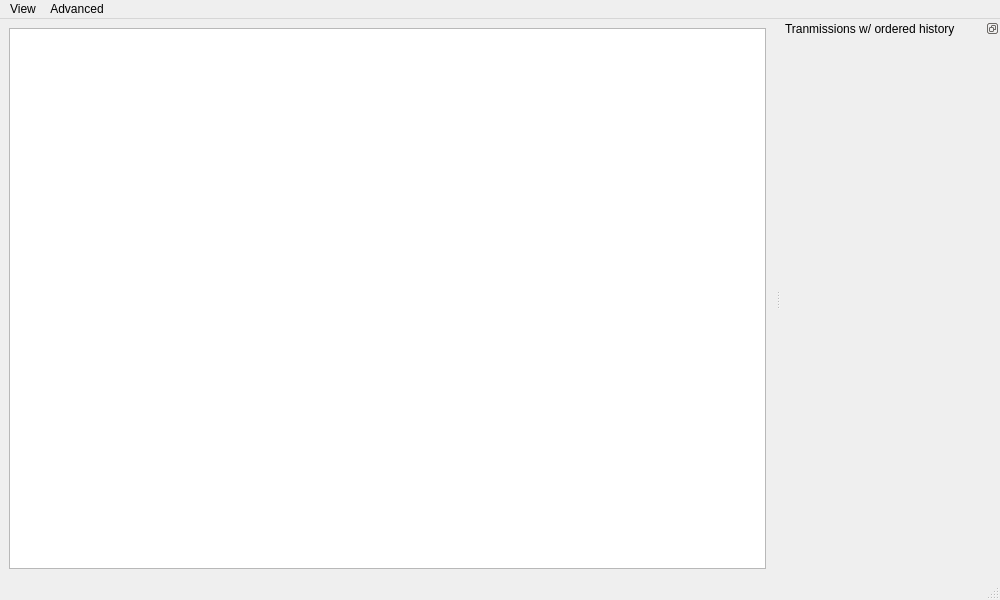
<?xml version="1.0" encoding="UTF-8"?>
<ui version="4.0">
 <class>MainWindow</class>
 <widget class="QMainWindow" name="MainWindow">
  <property name="geometry">
   <rect>
    <x>0</x>
    <y>0</y>
    <width>1000</width>
    <height>600</height>
   </rect>
  </property>
  <property name="windowTitle">
   <string>MainWindow</string>
  </property>
  <widget class="QWidget" name="centralwidget">
   <layout class="QGridLayout" name="gridLayout">
    <item row="0" column="0">
     <widget class="PlotWidget" name="graphicsView"/>
    </item>
   </layout>
  </widget>
  <widget class="QMenuBar" name="menubar">
   <property name="geometry">
    <rect>
     <x>0</x>
     <y>0</y>
     <width>1000</width>
     <height>23</height>
    </rect>
   </property>
   <widget class="QMenu" name="menuView">
    <property name="title">
     <string>View</string>
    </property>
    <addaction name="actionTranmissions_Tree"/>
   </widget>
   <widget class="QMenu" name="menuAdvanced">
    <property name="title">
     <string>Advanced</string>
    </property>
   </widget>
   <addaction name="menuView"/>
   <addaction name="menuAdvanced"/>
  </widget>
  <widget class="QStatusBar" name="statusbar"/>
  <widget class="QDockWidget" name="dockWidgetTransmissions">
   <property name="minimumSize">
    <size>
     <width>219</width>
     <height>36</height>
    </size>
   </property>
   <property name="features">
    <set>QDockWidget::DockWidgetFloatable|QDockWidget::DockWidgetMovable</set>
   </property>
   <property name="windowTitle">
    <string>Tranmissions w/ ordered history</string>
   </property>
   <attribute name="dockWidgetArea">
    <number>2</number>
   </attribute>
   <widget class="QWidget" name="dockWidgetContents"/>
  </widget>
  <action name="actionTranmissions_Tree">
   <property name="checkable">
    <bool>true</bool>
   </property>
   <property name="checked">
    <bool>true</bool>
   </property>
   <property name="text">
    <string>Tranmissions Tree</string>
   </property>
  </action>
 </widget>
 <customwidgets>
  <customwidget>
   <class>PlotWidget</class>
   <extends>QGraphicsView</extends>
   <header>pyqtgraphCore</header>
  </customwidget>
 </customwidgets>
 <resources/>
 <connections>
  <connection>
   <sender>actionTranmissions_Tree</sender>
   <signal>toggled(bool)</signal>
   <receiver>dockWidgetTransmissions</receiver>
   <slot>setVisible(bool)</slot>
   <hints>
    <hint type="sourcelabel">
     <x>-1</x>
     <y>-1</y>
    </hint>
    <hint type="destinationlabel">
     <x>890</x>
     <y>299</y>
    </hint>
   </hints>
  </connection>
 </connections>
</ui>
